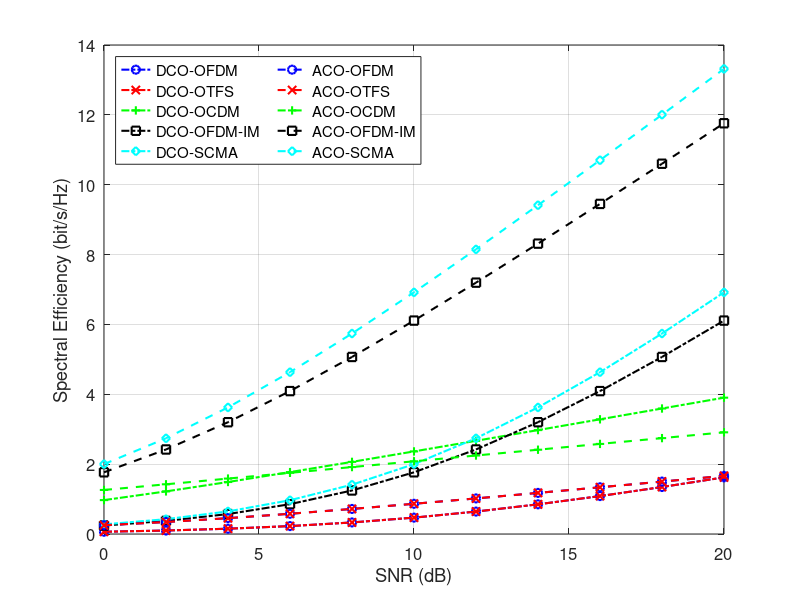
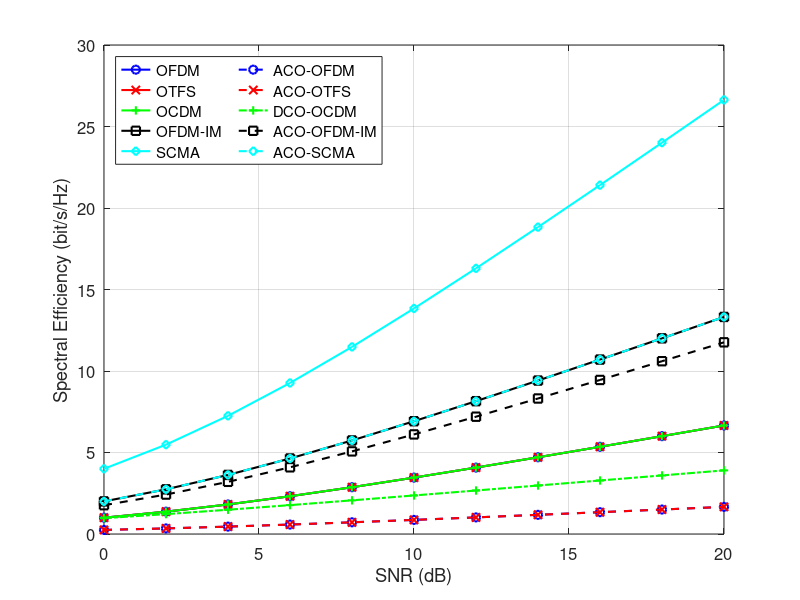

Write the MATLAB code that produced these figures, in order.
clc; clear; close all;

%% Common Parameters
N = 32;                 % Number of subcarriers/resources
M = 4;                  % QPSK modulation
k = log2(M);            % Bits per symbol
SNR_dB = 0:2:20;        % SNR range
numSymbols = 5000;      % Number of symbols per SNR point

% No multipath channel - set to flat channel
channelTaps = 1;        % Flat channel
maxDelay = 0;           % No delay
cp_len = 0;             % No cyclic prefix needed

% No equalization needed
equalizationType = 'None'; 
estimateChannel = 0;    % No channel estimation needed

%% Optical-Specific Parameters
% OFDM-IM Parameters (for DCO/ACO-OFDM-IM)
group_size = 8;         % Subcarriers per group
active_per_group = 4;   % Active subcarriers per group
numGroups = N / group_size;

% SCMA Parameters (for DCO/ACO-SCMA)
scma_users_optical = 2;         % Number of users
scma_resources_optical = 4;     % Number of resources
scma_codebooks_optical = {      % SCMA codebooks (real-valued for optical)
    [1, -1, 0.5, -0.5];  % User 1
    [0.5, -0.5, 1, -1]   % User 2
};

%% RF-Specific Parameters
% OFDM-IM Parameters for RF
group_size_rf = 4;         % Subcarriers per group
active_per_group_rf = 3;   % Active subcarriers per group
numGroups_rf = N / group_size_rf;

% SCMA Parameters for RF
scma_users_rf = 4;         % Number of users (150% overloading)
scma_resources_rf = 2;     % Number of resources
scma_codebooks_rf = cell(scma_users_rf, 1);
for u = 1:scma_users_rf
    scma_codebooks_rf{u} = exp(1j*2*pi*rand(M,1)); % Random codebooks
end

%% Preallocate Spectral Efficiency arrays
% Optical variants
se_DCOOFDM = zeros(size(SNR_dB));
se_ACOOFDM = zeros(size(SNR_dB));
se_DCOTFS = zeros(size(SNR_dB));
se_ACOTFS = zeros(size(SNR_dB));
se_DCOCDM = zeros(size(SNR_dB));
se_ACOCDM = zeros(size(SNR_dB));
se_DCOOFDMIM = zeros(size(SNR_dB));
se_ACOOFDMIM = zeros(size(SNR_dB));
se_DCOSCMA = zeros(size(SNR_dB));
se_ACOSCMA = zeros(size(SNR_dB));

% RF variants
se_OFDM = zeros(size(SNR_dB));
se_OTFS = zeros(size(SNR_dB));
se_OCDM = zeros(size(SNR_dB));
se_OFDMIM = zeros(size(SNR_dB));
se_SCMA = zeros(size(SNR_dB));

%% Main Simulation Loop
for snrIdx = 1:length(SNR_dB)
    snr = SNR_dB(snrIdx);
    fprintf('Processing SNR = %d dB...\n', snr);
    snr_lin = 10^(snr/10);
    
    % No channel estimation needed for flat channel
    H_est = ones(N, 1);  % Flat frequency response
    noiseVar = 10^(-snr/10);
    
    % Active subcarriers indices (for optical SE calculation)
    active_sc_DCO = 2:N/2; % For DCO schemes
    active_sc_ACO = 2:2:N/2; % For ACO schemes (only even indices)
    H_est_DCO = H_est(active_sc_DCO);
    H_est_ACO = H_est(active_sc_ACO);

    %% =================== Optical Variants ===================
    % DCO-OFDM
    dcBias = 3; % Approximate value
    tx_power = 1; % Normalized power
    dc_power = dcBias^2;
    effective_snr = snr_lin / (1 + dc_power/tx_power);
    capacity_per_sc = log2(1 + (abs(H_est_DCO).^2 * effective_snr));
    se_DCOOFDM(snrIdx) = mean(capacity_per_sc) * (N/2-1)/N;

    % ACO-OFDM
    tx_power = 1;
    effective_snr = snr_lin;
    capacity_per_sc = log2(1 + (abs(H_est_ACO).^2 * effective_snr));
    se_ACOOFDM(snrIdx) = mean(capacity_per_sc) * (N/4)/N;

    % DCO-OTFS
    dcBias = 3;
    tx_power = 1;
    dc_power = dcBias^2;
    effective_snr = snr_lin / (1 + dc_power/tx_power);
    H_est_OTFS = H_est_DCO; % No Doppler effect
    capacity_per_sc = log2(1 + (abs(H_est_OTFS).^2 * effective_snr));
    se_DCOTFS(snrIdx) = mean(capacity_per_sc) * (N/2-1)/N;

    % ACO-OTFS
    tx_power = 1;
    effective_snr = snr_lin;
    H_est_OTFS = H_est_ACO; % No Doppler effect
    capacity_per_sc = log2(1 + (abs(H_est_OTFS).^2 * effective_snr));
    se_ACOTFS(snrIdx) = mean(capacity_per_sc) * (N/4)/N;

    % DCO-OCDM
    dcBias = 3;
    tx_power = 1;
    dc_power = dcBias^2;
    effective_snr = snr_lin / (1 + dc_power/tx_power);
    n = (0:N-1).';
    chirp = exp(1j*pi*(n.^2)/N);
    chirp_response = abs(fft(chirp)).^2;
    chirp_response = chirp_response(active_sc_DCO);
    capacity_per_sc = log2(1 + (abs(H_est_DCO).^2 .* chirp_response * effective_snr));
    se_DCOCDM(snrIdx) = mean(capacity_per_sc) * (N/2-1)/N;

    % ACO-OCDM
    tx_power = 1;
    effective_snr = snr_lin;
    chirp_response = abs(fft(chirp)).^2;
    chirp_response = chirp_response(active_sc_ACO);
    capacity_per_sc = log2(1 + (abs(H_est_ACO).^2 .* chirp_response * effective_snr));
    se_ACOCDM(snrIdx) = mean(capacity_per_sc) * (N/4)/N;

    % DCO-OFDM-IM
    dcBias = 3;
    tx_power = 1;
    dc_power = dcBias^2;
    effective_snr = snr_lin / (1 + dc_power/tx_power);
    combinations = nchoosek(1:group_size, active_per_group);
    numCombinations = size(combinations, 1);
    bits_per_group = log2(numCombinations) + active_per_group * k;
    H_est_mag = abs(H_est_DCO).^2;
    effective_snr_IM = zeros(numGroups, 1);
    active_groups = floor(length(H_est_mag)/group_size);
    
    for g = 1:active_groups
        start_idx = (g-1)*group_size + 1;
        end_idx = g*group_size;
        group_indices = start_idx:min(end_idx, length(H_est_mag));
        
        if length(group_indices) == group_size
            active_snr = H_est_mag(group_indices) * effective_snr;
            effective_snr_IM(g) = mean(active_snr(combinations(1,:)));
        end
    end
    
    capacity_per_group = log2(1 + effective_snr_IM(1:active_groups));
    se_DCOOFDMIM(snrIdx) = mean(capacity_per_group) * (bits_per_group/group_size);

    % ACO-OFDM-IM
    tx_power = 1;
    effective_snr = snr_lin;
    H_est_mag = abs(H_est_ACO).^2;
    effective_snr_IM = zeros(numGroups, 1);
    active_groups = floor(length(H_est_mag)/group_size);
    
    for g = 1:active_groups
        start_idx = (g-1)*group_size + 1;
        end_idx = g*group_size;
        group_indices = start_idx:min(end_idx, length(H_est_mag));
        
        if length(group_indices) == group_size
            active_snr = H_est_mag(group_indices) * effective_snr;
            effective_snr_IM(g) = mean(active_snr(combinations(1,:)));
        end
    end
    
    capacity_per_group = log2(1 + effective_snr_IM(1:active_groups));
    se_ACOOFDMIM(snrIdx) = mean(capacity_per_group) * (bits_per_group/group_size);

    % DCO-SCMA
    dcBias = 3;
    tx_power = 1;
    dc_power = dcBias^2;
    effective_snr = snr_lin / (1 + dc_power/tx_power);
    H_est_scma = ones(scma_resources_optical, 1); % Flat channel
    capacity_per_resource = log2(1 + H_est_scma * effective_snr);
    se_DCOSCMA(snrIdx) = scma_users_optical * mean(capacity_per_resource);

    % ACO-SCMA
    tx_power = 1;
    effective_snr = snr_lin;
    H_est_scma = ones(scma_resources_optical, 1); % Flat channel
    capacity_per_resource = log2(1 + H_est_scma * effective_snr);
    se_ACOSCMA(snrIdx) = scma_users_optical * mean(capacity_per_resource);

    %% =================== RF Variants ===================
    % OFDM
    capacity_OFDM = mean(log2(1 + (abs(H_est).^2 * snr_lin)));
    se_OFDM(snrIdx) = capacity_OFDM;

    % OTFS
    effective_snr_otfs = (abs(H_est).^2)*snr_lin; % No Doppler effect
    se_OTFS(snrIdx) = mean(log2(1 + effective_snr_otfs));

    % OCDM
    n = (0:N-1).';
    chirp = exp(1j*pi*(n.^2)/N)/sqrt(N);
    chirp_response = abs(fft(chirp)).^2;
    effective_snr_ocdm = (abs(H_est).^2)*snr_lin.*chirp_response;
    se_OCDM(snrIdx) = mean(log2(1 + effective_snr_ocdm));

    % OFDM-IM
    combinations_rf = nchoosek(1:group_size_rf, active_per_group_rf);
    numCombinations_rf = size(combinations_rf, 1);
    if numCombinations_rf ~= 4 && numCombinations_rf ~= 8
        numCombinations_rf = 4;
        combinations_rf = combinations_rf(1:numCombinations_rf, :);
    end
    bits_per_group_rf = log2(numCombinations_rf) + active_per_group_rf * k;
    
    H_est_mag = abs(H_est).^2;
    effective_snr_im = zeros(numGroups_rf, 1);
    for g = 1:numGroups_rf
        idx = (g-1)*group_size_rf + (1:group_size_rf);
        active_snr = H_est_mag(idx) * snr_lin;
        effective_snr_im(g) = mean(active_snr(combinations_rf(1,:)));
    end
    capacity_per_group = log2(1 + effective_snr_im);
    se_OFDMIM(snrIdx) = mean(capacity_per_group) * (bits_per_group_rf/group_size_rf);

    % SCMA
    H_est_scma = ones(scma_resources_rf, 1); % Flat channel
    effective_snr_scma = H_est_scma * snr_lin;
    se_SCMA(snrIdx) = scma_users_rf * log2(1 + mean(effective_snr_scma));
end

%% Plotting
figure;
plot(SNR_dB, se_DCOOFDM, '-.o', 'Color', 'b', 'LineWidth', 1.5, 'DisplayName', 'DCO-OFDM'); hold on;
plot(SNR_dB, se_DCOTFS, '-.x', 'Color', 'r', 'LineWidth', 1.5, 'DisplayName', 'DCO-OTFS');
plot(SNR_dB, se_DCOCDM, '-.+', 'Color', 'g', 'LineWidth', 1.5, 'DisplayName', 'DCO-OCDM');
plot(SNR_dB, se_DCOOFDMIM, '-.s', 'Color', 'k', 'LineWidth', 1.5, 'DisplayName', 'DCO-OFDM-IM');
plot(SNR_dB, se_DCOSCMA, '-.d', 'Color', 'c', 'LineWidth', 1.5, 'DisplayName', 'DCO-SCMA');

% ACO variants (dashed lines)
plot(SNR_dB, se_ACOOFDM, '--o', 'Color', 'b', 'LineWidth', 1.5, 'DisplayName', 'ACO-OFDM');
plot(SNR_dB, se_ACOTFS, '--x', 'Color', 'r', 'LineWidth', 1.5, 'DisplayName', 'ACO-OTFS');
plot(SNR_dB, se_ACOCDM, '--+', 'Color', 'g', 'LineWidth', 1.5, 'DisplayName', 'ACO-OCDM');
plot(SNR_dB, se_ACOOFDMIM, '--s', 'Color', 'k', 'LineWidth', 1.5, 'DisplayName', 'ACO-OFDM-IM');
plot(SNR_dB, se_ACOSCMA, '--d', 'Color', 'c', 'LineWidth', 1.5, 'DisplayName', 'ACO-SCMA');

xlabel('SNR (dB)'); 
ylabel('Spectral Efficiency (bit/s/Hz)');
legend('Location', 'northwest', 'NumColumns', 2);
grid on;
set(gca, 'FontSize', 12);

% RF Variants
figure;
plot(SNR_dB, se_OFDM, '-o', 'Color', 'b', 'LineWidth', 1.5, 'DisplayName', 'OFDM'); hold on;
plot(SNR_dB, se_OTFS, '-x', 'Color', 'r', 'LineWidth', 1.5, 'DisplayName', 'OTFS');
plot(SNR_dB, se_OCDM, '-+', 'Color', 'g', 'LineWidth', 1.5, 'DisplayName', 'OCDM');
plot(SNR_dB, se_OFDMIM, '-s', 'Color', 'k', 'LineWidth', 1.5, 'DisplayName', 'OFDM-IM');
plot(SNR_dB, se_SCMA, '-d', 'Color', 'c', 'LineWidth', 1.5, 'DisplayName', 'SCMA');

plot(SNR_dB, se_ACOOFDM, '--o', 'Color', 'b', 'LineWidth', 1.5, 'DisplayName', 'ACO-OFDM');
plot(SNR_dB, se_ACOTFS, '--x', 'Color', 'r', 'LineWidth', 1.5, 'DisplayName', 'ACO-OTFS');
plot(SNR_dB, se_DCOCDM, '-.+', 'Color', 'g', 'LineWidth', 1.5, 'DisplayName', 'DCO-OCDM');
plot(SNR_dB, se_ACOOFDMIM, '--s', 'Color', 'k', 'LineWidth', 1.5, 'DisplayName', 'ACO-OFDM-IM');
plot(SNR_dB, se_ACOSCMA, '--d', 'Color', 'c', 'LineWidth', 1.5, 'DisplayName', 'ACO-SCMA');
xlabel('SNR (dB)'); ylabel('Spectral Efficiency (bit/s/Hz)');
legend('Location', 'northwest', 'NumColumns', 2);
grid on;
set(gca, 'FontSize', 12);